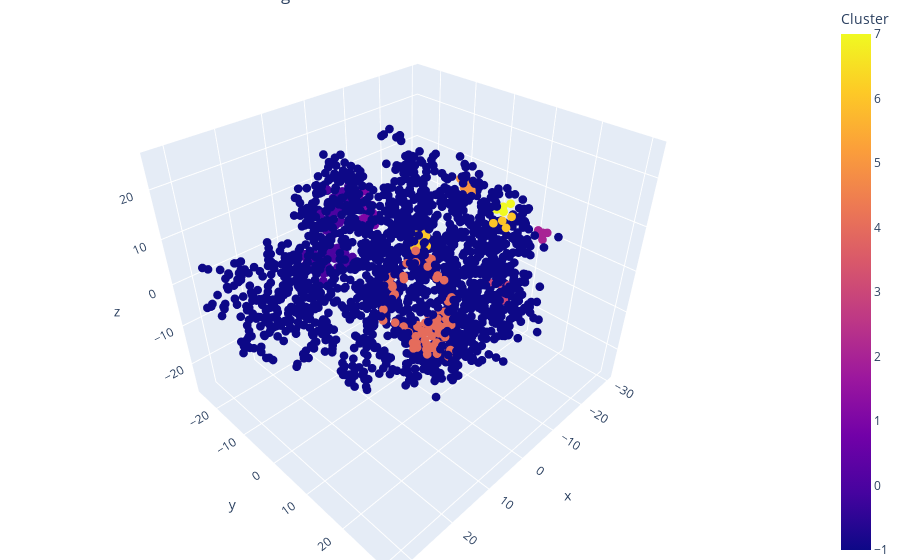

The cell this chart's notebook holds for it:
### Code cell
fig = px.scatter_3d(
    x=embeddings_3d[:, 0], y=embeddings_3d[:, 1], z=embeddings_3d[:, 2],
    color=clusters,
    labels={'color': 'Cluster'},
    hover_data=[product_names]
)
fig.update_traces(marker=dict(size=3))
fig.update_layout(title='3D t-SNE of Product Embeddings', margin=dict(l=0, r=0, b=0, t=0))
fig.show()

### Figure 1 — Plotly figure (JSON) as saved in the notebook; plotly's stock layout.template omitted (floating-point values rounded to 4 significant figures; data arrays with more than 128 entries replaced by an {"elided": "..."} marker saying what was removed)
{"data": [{"customdata": {"elided": "2074x1 str values"}, "hovertemplate": "x=%{x}<br>y=%{y}<br>z=%{z}<br>hover_data_0=%{customdata[0]}<br>Cluster=%{marker.color}<extra></extra>", "legendgroup": "", "marker": {"color": {"elided": "2074 int values"}, "coloraxis": "coloraxis", "size": 3, "symbol": "circle"}, "mode": "markers", "name": "", "scene": "scene", "showlegend": false, "type": "scatter3d", "x": {"elided": "2074 float values"}, "y": {"elided": "2074 float values"}, "z": {"elided": "2074 float values"}}], "layout": {"coloraxis": {"colorbar": {"title": {"text": "Cluster"}}, "colorscale": [[0, "#0d0887"], [0.1111, "#46039f"], [0.2222, "#7201a8"], [0.3333, "#9c179e"], [0.4444, "#bd3786"], [0.5556, "#d8576b"], [0.6667, "#ed7953"], [0.7778, "#fb9f3a"], [0.8889, "#fdca26"], [1, "#f0f921"]]}, "legend": {"tracegroupgap": 0}, "margin": {"b": 0, "l": 0, "r": 0, "t": 0}, "scene": {"domain": {"x": [0, 1], "y": [0, 1]}, "xaxis": {"title": {"text": "x"}}, "yaxis": {"title": {"text": "y"}}, "zaxis": {"title": {"text": "z"}}}, "title": {"text": "3D t-SNE of Product Embeddings"}}}
